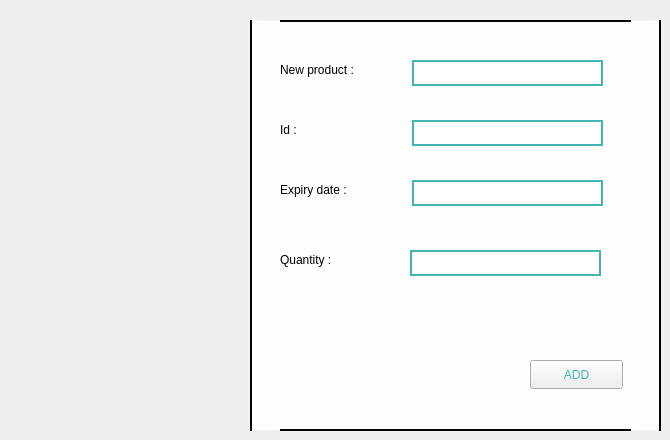
        <widget class="QWidget" name="tab_3">
         <property name="styleSheet">
          <string notr="true">
#box1_3
{
background-color:#fefeff;
border-radius:30px #040301;
	border: 2px solid #040301;
}
#saisir7
{border:2px solid #42b5b2;
}
#saisir5
{border:2px solid #42b5b2;
}
#saisir8
{border:2px solid #42b5b2;
}
#saisir9
{
border:2px solid #42b5b2; 
}
#date_2
{
	
	font: 12pt &quot;Berlin Sans FB&quot;;
}
#id2
{font: 12pt &quot;Berlin Sans FB&quot;;
}
#Product
{font: 12pt &quot;Berlin Sans FB&quot;;
}
#ADD_3
{
color: #42b5b2; 
font: 12pt &quot;Berlin Sans FB&quot;;
}
#quantity_2
{
	font: 12pt &quot;Berlin Sans FB&quot;;
}

</string>
         </property>
         <attribute name="title">
          <string>New</string>
         </attribute>
         <widget class="QWidget" name="box1_3" native="true">
          <property name="geometry">
           <rect>
            <x>250</x>
            <y>20</y>
            <width>411</width>
            <height>411</height>
           </rect>
          </property>
          <widget class="QPushButton" name="ADD_3">
           <property name="geometry">
            <rect>
             <x>280</x>
             <y>340</y>
             <width>93</width>
             <height>29</height>
            </rect>
           </property>
           <property name="text">
            <string>ADD</string>
           </property>
          </widget>
          <widget class="QLabel" name="Product">
           <property name="geometry">
            <rect>
             <x>30</x>
             <y>40</y>
             <width>131</width>
             <height>20</height>
            </rect>
           </property>
           <property name="text">
            <string>New product :</string>
           </property>
          </widget>
          <widget class="QLabel" name="id2">
           <property name="geometry">
            <rect>
             <x>30</x>
             <y>100</y>
             <width>63</width>
             <height>20</height>
            </rect>
           </property>
           <property name="text">
            <string>Id :</string>
           </property>
          </widget>
          <widget class="QLabel" name="date_2">
           <property name="geometry">
            <rect>
             <x>30</x>
             <y>160</y>
             <width>121</width>
             <height>20</height>
            </rect>
           </property>
           <property name="text">
            <string>Expiry date :</string>
           </property>
          </widget>
          <widget class="QLineEdit" name="saisir9">
           <property name="geometry">
            <rect>
             <x>162</x>
             <y>100</y>
             <width>191</width>
             <height>26</height>
            </rect>
           </property>
          </widget>
          <widget class="QLineEdit" name="saisir5">
           <property name="geometry">
            <rect>
             <x>162</x>
             <y>40</y>
             <width>191</width>
             <height>26</height>
            </rect>
           </property>
          </widget>
          <widget class="QLineEdit" name="saisir7">
           <property name="geometry">
            <rect>
             <x>162</x>
             <y>160</y>
             <width>191</width>
             <height>26</height>
            </rect>
           </property>
          </widget>
          <widget class="QLabel" name="quantity_2">
           <property name="geometry">
            <rect>
             <x>30</x>
             <y>230</y>
             <width>101</width>
             <height>20</height>
            </rect>
           </property>
           <property name="text">
            <string>Quantity :</string>
           </property>
          </widget>
          <widget class="QLineEdit" name="saisir8">
           <property name="geometry">
            <rect>
             <x>160</x>
             <y>230</y>
             <width>191</width>
             <height>26</height>
            </rect>
           </property>
          </widget>
         </widget>
        </widget>
